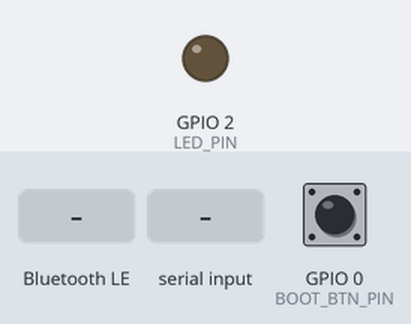
This sketch was run on a simulated ESP32. Parts: output pins drawn as LEDs (lit = HIGH). The inputs (shaded band) are chosen by the test bench; at power-on: GPIO 0 (BOOT_BTN_PIN) HIGH. Random numbers use the default seed unless the sketch sets one; nothing arrives over Bluetooth unless stated; a phone connects over Bluetooth LE 3 s after start; what the sketch prints to the serial monitor is not drawn.

Above: at 1.2 s.
1.3 s: GPIO 0 (BOOT_BTN_PIN) pulled LOW for 0.15 s
At 3.4 s:
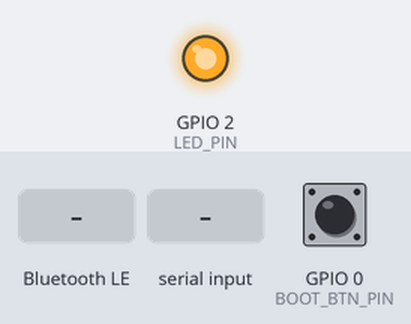
4.4 s: Bluetooth LE write "C,100,3000" received
5.9 s: "a\n" received over Serial
7.4 s: "f\n" received over Serial
8.9 s: "?\n" received over Serial
Timing chart, 0 to 11.4 s (numbered marks = the images above; inputs shaded):
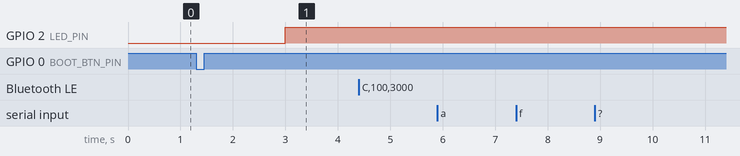

Measured:
- after the input at 4.4 s, every drawn part: stays the same
- after the input at 5.9 s, every drawn part: stays the same
- after the input at 7.4 s, every drawn part: stays the same
- after the input at 8.9 s, every drawn part: stays the same

The sketch:

SmartBottleBridge.ino
```cpp
/*
 * Smart Bottle — punte transparentă UART <-> BLE (Nordic UART Service)
 * Placă: ESP32 DevKit (Arduino core 2.x sau 3.x)
 *
 * Cablaj:  ESP32 GPIO16 (RX2) <- STM32 PC12 (UART5 TX)
 *          ESP32 GPIO17 (TX2) -> STM32 PD2  (UART5 RX)
 *          GND comun. Ambele pe 3.3 V: fără divizor de tensiune.
 *
 * Linii UART complete ("...\n") de la STM32 -> notificare BLE pe TX.
 * Scrieri BLE pe RX -> UART spre STM32, linie cu linie.
 * La conectare/deconectare trimite "S,1\n" / "S,0\n" spre STM32.
 *
 * Heartbeat (vezi PROTOCOL.md): aplicația trimite "P" la câteva secunde. ESP32 răspunde el însuși
 * cu "P,<uptime_s>,<sursa_ok>" (nu ajunge la STM32), unde sursa_ok = 1 dacă STM32 a trimis ceva
 * în ultimele SOURCE_TIMEOUT_MS. Dacă un client care a trimis deja "P" tace APP_TIMEOUT_MS,
 * conexiunea e considerată blocată: ESP32 o închide și reîncepe advertising-ul, ca aplicația să se
 * poată reconecta curat.
 *
 * Istoric: din citirile L,... ale STM32, ESP32 ține media pe fiecare 10 s din ultimele 10 minute (în RAM)
 * și o retrimite STM32-ului la fiecare pas ca G,<i>,<procent>, pentru graficul de pe LCD.
 * Supraviețuiește unei reporniri a STM32, nu și uneia a ESP32.
 *
 * MOCK_STM32 = 1: fără STM32. ESP32 generează singur citirile (MockStm32.h), ca să poți
 * testa BLE-ul și aplicația înainte de cablare. Citirea reală a senzorului rămâne pe STM32;
 * pune 0 când placa e legată și totul trece din nou prin UART, neschimbat.
 */
#include <BLEDevice.h>
#include <BLEServer.h>
#include <BLEUtils.h>
#include <BLE2902.h>

// 1 = simulează STM32 (fără placă legată)   0 = punte reală UART <-> BLE
#ifndef MOCK_STM32
#define MOCK_STM32    1
#endif

#define DEVICE_NAME   "SmartBottle"
#define SERVICE_UUID  "6E400001-B5A3-F393-E0A9-E50E24DCCA9E"
#define RX_UUID       "6E400002-B5A3-F393-E0A9-E50E24DCCA9E"   // telefon -> dispozitiv
#define TX_UUID       "6E400003-B5A3-F393-E0A9-E50E24DCCA9E"   // dispozitiv -> telefon

#define UART_RX_PIN   16
#define UART_TX_PIN   17
#define UART_BAUD     115200
#define LED_PIN       2        // LED-ul albastru de pe majoritatea DevKit-urilor
#define LINE_MAX      32
#define BOOT_BTN_PIN  0        // butonul BOOT; în modul mock = o înghițitură

#define SOURCE_TIMEOUT_MS  3000   // STM32 trimite o citire pe secundă
#define HEARTBEAT_MS       2000   // H,<uptime_s>,<aplicație> spre STM32, ca să știe că ESP32 trăiește
#define APP_ALIVE_MS       12000  // aplicația scrie cel puțin la 5 s (ping); 12 s fără nimic = nu răspunde
#define APP_TIMEOUT_MS     20000  // aplicația face ping la 5 s; 20 s fără nimic = conexiune blocată
#define HIST_POINTS        60     // un punct la 10 s, ultimele 10 min (la fel ca pe STM32)
#define HIST_STEP_MS       10000

static BLEServer *server = nullptr;
static BLECharacteristic *txChar = nullptr;
static volatile bool connected = false;
static bool wasConnected = false;

// Starea heartbeat-ului (scrisă și din callback-ul BLE, de aceea volatile)
static volatile uint32_t lastAppRx = 0;     // ultima scriere de la aplicație
static volatile bool appPings = false;      // clientul curent folosește heartbeat-ul
static volatile bool appBye = false;        // aplicația a trimis „B” (la revedere)
static uint32_t lastSourceRx = 0;           // ultima linie de la STM32 (sau mock)

static void notifyLine(const char *s, size_t n);

// Scrierile BLE sosesc pe task-ul stivei BLE; le procesăm în loop() prin coadă, linie cu linie.
static QueueHandle_t cmdQueue;
struct Cmd { char text[LINE_MAX]; };

#if MOCK_STM32
#include "MockStm32.h"
static void mockSink(const char *s, size_t n) {
  lastSourceRx = millis();
  notifyLine(s, n);
  Serial.write((const uint8_t *)s, n);      // ce ar fi trimis STM32, vizibil și pe USB
}
static MockStm32 mock(mockSink);
#else
static char lineBuf[LINE_MAX];
static size_t lineLen = 0;
static bool lineOverflow = false;
static int8_t hist[HIST_POINTS];           // procent 0..100, -1 = fără citiri; [59] = cel mai recent
#endif

class ServerCallbacks : public BLEServerCallbacks {
  void onConnect(BLEServer *) override { connected = true; appPings = false; appBye = false; lastAppRx = millis(); }
  void onDisconnect(BLEServer *) override { connected = false; }
};

class RxCallbacks : public BLECharacteristicCallbacks {
  void onWrite(BLECharacteristic *c) override {
    auto v = c->getValue();                 // std::string (core 2.x) sau String (core 3.x)
    size_t n = v.length();
    if (n == 0) return;
    lastAppRx = millis();
    // poate conține mai multe linii ("C,800,3000\nR\n"): le punem pe rând în coadă
    Cmd cmd; size_t len = 0;
    for (size_t i = 0; i <= n; i++) {
      char ch = i < n ? v.c_str()[i] : '\n';
      if (ch == '\r') continue;
      if (ch == '\n') {
        if (len) { cmd.text[len] = '\0'; xQueueSend(cmdQueue, &cmd, 0); }
        len = 0;
      } else if (len < LINE_MAX - 1) {
        cmd.text[len++] = ch;
      }
    }
  }
};

static void notifyLine(const char *s, size_t n) {
  if (!connected) return;                   // nimeni nu ascultă: aruncăm
  txChar->setValue((uint8_t *)s, n);
  txChar->notify();
}

// Răspunsul la ping, generat de ESP32 (nu trece pe la STM32).
static void sendPong() {
  bool sourceOk = lastSourceRx != 0 && millis() - lastSourceRx < SOURCE_TIMEOUT_MS;
  char buf[LINE_MAX];
  int n = snprintf(buf, sizeof buf, "P,%lu,%d\n", (unsigned long)(millis() / 1000), sourceOk ? 1 : 0);
  notifyLine(buf, (size_t)n);
}

// O linie de la aplicație: ping-ul îl tratăm aici, restul merge la STM32 (sau la mock).
static void handleAppLine(const char *line) {
  if (line[0] == 'B' && line[1] == '\0') {  // aplicația pleacă: închidem noi legătura,
    appBye = true;                          // altfel Windows o poate ține deschisă
    appPings = false;
    Serial.println("[app] la revedere, închid conexiunea");
    if (connected) server->disconnect(server->getConnId());
    return;
  }
  appBye = false;
  if (line[0] == 'P' && line[1] == '\0') {
    appPings = true;
    sendPong();
    return;
  }
#if MOCK_STM32
  mock.handleCommand(line);
#else
  Serial2.print(line);
  Serial2.write('\n');
  Serial.print("[app] ");                   // jurnal pe USB: ce trimite aplicația spre STM32
  Serial.println(line);
#endif
}

void setup() {
  pinMode(LED_PIN, OUTPUT);
  digitalWrite(LED_PIN, LOW);
  Serial.begin(115200);                     // debug pe USB
  cmdQueue = xQueueCreate(8, sizeof(Cmd));
#if MOCK_STM32
  pinMode(BOOT_BTN_PIN, INPUT_PULLUP);
  mock.begin();
#else
  Serial2.begin(UART_BAUD, SERIAL_8N1, UART_RX_PIN, UART_TX_PIN);
  memset(hist, -1, sizeof hist);
#endif

  BLEDevice::init(DEVICE_NAME);
  server = BLEDevice::createServer();
  server->setCallbacks(new ServerCallbacks());

  BLEService *svc = server->createService(SERVICE_UUID);
  txChar = svc->createCharacteristic(TX_UUID, BLECharacteristic::PROPERTY_NOTIFY);
  txChar->addDescriptor(new BLE2902());     // CCCD: permite clientului să activeze notificările

  BLECharacteristic *rxChar = svc->createCharacteristic(
      RX_UUID, BLECharacteristic::PROPERTY_WRITE | BLECharacteristic::PROPERTY_WRITE_NR);
  rxChar->setCallbacks(new RxCallbacks());
  svc->start();

  BLEAdvertising *adv = BLEDevice::getAdvertising();
  adv->addServiceUUID(SERVICE_UUID);        // necesar pentru filtrul din Web Bluetooth / ble-plx
  adv->setScanResponse(true);
  BLEDevice::startAdvertising();

#if MOCK_STM32
  Serial.println("SmartBottle MOCK pornit (fără STM32). Comenzi: d r l a ?");
#else
  Serial2.print("S,0\n");
  Serial.println("SmartBottle bridge pornit");
#endif
}

#if MOCK_STM32
static void mockLoop() {
  while (Serial.available()) {
    switch (Serial.read()) {
      case 'd': mock.startSip(); break;
      case 'r': mock.refill(); break;
      case 'l': mock.toggleLift(); break;
      case 'a': mock.toggleAuto(); break;
      case 'f': mock.toggleFreeze(); break;
      case '?': Serial.println("d = înghițitură, r = reumplere, l = ridică/pune sticla, a = auto on/off, f = îngheață/dezgheață sursa"); break;
      default: break;
    }
  }

  // BOOT: activ pe 0, cu debounce simplu
  static bool lastBtn = true;
  static uint32_t btnTs = 0;
  bool btn = digitalRead(BOOT_BTN_PIN);
  if (btn != lastBtn && millis() - btnTs > 50) {
    btnTs = millis();
    lastBtn = btn;
    if (!btn) mock.startSip();
  }
  mock.tick();
}
#else
// 0 = niciun client, 1 = client BLE care nu răspunde (nu mai scrie), 2 = aplicație activă
static int appState() {
  if (!connected || appBye) return 0;
  return millis() - lastAppRx < APP_ALIVE_MS ? 2 : 1;
}

// UART -> BLE, linie cu linie
// ---- Istoricul nivelului ----
static long minSumStable = 0, minSumAll = 0;
static int minCntStable = 0, minCntAll = 0;
static bool histSendNow = false;

// O citire de la STM32. Pasul de 10 s folosește citirile stabile; dacă n-a fost niciuna
// (sticla mișcată tot timpul), media tuturor.
static void histAddLine(const char *line) {
  long raw, pct, stable;
  if (sscanf(line, "L,%ld,%ld,%ld", &raw, &pct, &stable) != 3 || pct < 0 || pct > 100) return;
  minSumAll += pct; minCntAll++;
  if (stable) { minSumStable += pct; minCntStable++; }
}

static void histCloseStep() {
  memmove(hist, hist + 1, HIST_POINTS - 1);
  int v = minCntStable ? (int)(minSumStable / minCntStable) : minCntAll ? (int)(minSumAll / minCntAll) : -1;
  hist[HIST_POINTS - 1] = (int8_t)v;
  minSumStable = minSumAll = 0;
  minCntStable = minCntAll = 0;
  Serial.printf("[istoric] punct nou: %d%%\n", v);
}

// Toată seria spre STM32, rar și pe rând: STM32 are un buffer de recepție de 128 de octeți.
static void histSend() {
  char buf[16];
  for (int i = 0; i < HIST_POINTS; i++) {
    int n = snprintf(buf, sizeof buf, "G,%d,%d\n", i, hist[i]);
    Serial2.write((const uint8_t *)buf, n);
    delay(3);
  }
}

static void uartLoop() {
  while (Serial2.available()) {
    char c = (char)Serial2.read();
    if (c == '\n') {
      if (!lineOverflow && lineLen > 0) {
        // STM32 a tăcut: probabil a repornit și a pierdut graficul
        if (lastSourceRx != 0 && millis() - lastSourceRx > SOURCE_TIMEOUT_MS) histSendNow = true;
        lastSourceRx = millis();
        lineBuf[lineLen] = '\0';
        histAddLine(lineBuf);
        lineBuf[lineLen++] = '\n';
        notifyLine(lineBuf, lineLen);
        Serial.write((const uint8_t *)lineBuf, lineLen);
      }
      lineLen = 0;
      lineOverflow = false;
    } else if (!lineOverflow) {
      if (lineLen < LINE_MAX - 1) lineBuf[lineLen++] = c;
      else lineOverflow = true;             // linie prea lungă: aruncată
    }
  }
}

// Test fără telefon: ce scrii în monitorul serial USB (ex. "R", "C,100,3000") ajunge la STM32.
static void usbToUartLoop() {
  while (Serial.available()) {
    char c = (char)Serial.read();
    if (c == '\r') continue;
    Serial2.write(c);
  }
}
#endif

void loop() {
  Cmd cmd;
  while (xQueueReceive(cmdQueue, &cmd, 0) == pdTRUE) handleAppLine(cmd.text);

#if MOCK_STM32
  mockLoop();
#else
  uartLoop();
  usbToUartLoop();

  static uint32_t lastHeartbeat = 0;
  if (millis() - lastHeartbeat >= HEARTBEAT_MS) {
    lastHeartbeat = millis();
    char hb[24];
    int n = snprintf(hb, sizeof hb, "H,%lu,%d\n", (unsigned long)(millis() / 1000), appState());
    Serial2.write((const uint8_t *)hb, n);
  }

  static uint32_t lastHistStep = 0;
  if (millis() - lastHistStep >= HIST_STEP_MS) {
    lastHistStep = millis();
    histCloseStep();
    histSendNow = true;
  }
  if (histSendNow) {
    histSendNow = false;
    histSend();
  }
#endif

  // Conexiune blocată: clientul a folosit heartbeat-ul, apoi a tăcut. O închidem ca să
  // reînceapă advertising-ul și aplicația să se poată reconecta.
  if (connected && appPings && millis() - lastAppRx > APP_TIMEOUT_MS) {
    Serial.println("[heartbeat] aplicația nu mai răspunde, închid conexiunea");
    appPings = false;
    server->disconnect(server->getConnId());
  }

  // tranziții de conexiune (făcute aici, nu în callback, ca să nu blocăm stiva BLE)
  // onDisconnect nu vine mereu (ex. Windows ține legătura); numărul real de clienți decide
  if (connected && server->getConnectedCount() == 0) connected = false;

  if (connected != wasConnected) {
    wasConnected = connected;
    digitalWrite(LED_PIN, connected ? HIGH : LOW);
    handleAppLine(connected ? "S,1" : "S,0");
    if (!connected) {
      delay(300);                           // lasă stiva să elibereze conexiunea
      BLEDevice::startAdvertising();        // redevine vizibil pentru o nouă conectare
    }
  }
  delay(2);
}
```

MockStm32.h
```cpp
/*
 * MockStm32 — înlocuiește temporar placa STM32F429I-DISC1.
 *
 * Generează exact mesajele pe care le-ar trimite STM32 pe UART (vezi PROTOCOL.md):
 *   L,<raw>,<pct>,<stable>   o dată pe secundă
 *   A,C / E,C                răspuns la calibrare
 * și răspunde la comenzile aplicației (C,<gol>,<plin> și R).
 *
 * Folosit doar cu MOCK_STM32 = 1. Citirea reală a senzorului rămâne treaba STM32-ului;
 * când placa e legată, pui MOCK_STM32 = 0 și ESP32 redevine punte transparentă.
 *
 * Comenzi pe Serial Monitor (USB, 115200):
 *   d = înghițitură   r = reumplere   l = ridică / pune sticla la loc
 *   a = pornește / oprește înghițiturile automate
 *   f = îngheață / dezgheață „placa” (nu mai trimite nimic; testează heartbeat-ul)   ? = ajutor
 * Butonul BOOT (GPIO0) = înghițitură.
 */
#pragma once
#include <Arduino.h>

class MockStm32 {
public:
  // Aceleași valori ca în Demo-ul din aplicația web (senzor analogic, ADC 12 biți).
  static constexpr int RAW_EMPTY = 800;
  static constexpr int RAW_FULL  = 3000;
  static constexpr int STABLE_N  = 5;      // ca STABLE_COUNT din app_config.h
  static constexpr int STABLE_TOL = 15;    // ca STABLE_TOLERANCE

  typedef void (*LineSink)(const char *line, size_t len);

  explicit MockStm32(LineSink sink) : sink_(sink) {}

  void begin() {
    randomSeed(esp_random());
    calEmpty_ = RAW_EMPTY;
    calFull_  = RAW_FULL;
    level_ = 0.80f;
    nextAutoSip_ = millis() + 8000;
  }

  // Apelat din loop(). Emite o citire pe secundă.
  void tick() {
    if (frozen_) return;                      // „STM32 blocat”: nu mai trimite nimic
    uint32_t now = millis();
    if (autoSips_ && sipLeft_ == 0 && (int32_t)(now - nextAutoSip_) >= 0) {
      startSip();
      nextAutoSip_ = now + 20000 + random(0, 20000);
    }
    if ((int32_t)(now - nextReading_) >= 0) {
      nextReading_ = now + 1000;
      emitReading();
    }
  }

  // O linie de la aplicație (fără '\n'). Înlocuiește ce ar fi primit STM32 pe UART.
  void handleCommand(const char *line) {
    if (frozen_) return;
    if (line[0] == 'C' && line[1] == ',') {
      long e = 0, f = 0;
      if (sscanf(line + 2, "%ld,%ld", &e, &f) == 2 && e != f) {
        calEmpty_ = e; calFull_ = f;
        send("A,C");
      } else {
        send("E,C");
      }
    } else if (line[0] == 'R' && line[1] == '\0') {
      emitReading();
    } else if (line[0] == 'S' && line[1] == ',') {
      // stare conexiune: STM32 aprinde LD3; aici doar o afișăm
      Serial.printf("[mock] telefon %s\n", line[2] == '1' ? "conectat" : "deconectat");
    }
  }

  // Comenzi de la tastatură (Serial Monitor) și butonul BOOT.
  void startSip() {
    if (sipLeft_ == 0 && present_) { sipLeft_ = 3; Serial.println("[mock] înghițitură..."); }
  }
  void refill() { level_ = 0.95f; Serial.println("[mock] reumplere"); }
  void toggleLift() { present_ = !present_; Serial.printf("[mock] sticla %s\n", present_ ? "pusă la loc" : "ridicată"); }
  void toggleFreeze() { frozen_ = !frozen_; Serial.printf("[mock] sursa %s\n", frozen_ ? "înghețată (simulează STM32 blocat)" : "pornită"); }
  void toggleAuto() { autoSips_ = !autoSips_; Serial.printf("[mock] înghițituri automate: %s\n", autoSips_ ? "DA" : "NU"); }

private:
  void emitReading() {
    float noise = (random(-300, 301)) / 100.0f;            // ±3 unități: zgomot de repaus
    if (sipLeft_ > 0) {
      sipLeft_--;
      noise = random(-200, 201);                             // sticla e înclinată: citiri haotice
      if (sipLeft_ == 0) {
        level_ -= 0.06f + random(0, 80) / 1000.0f;           // 6–14% din capacitate
        if (level_ < 0.12f) refill();
      }
    }
    // Sticla ridicată de pe senzor: valoare sub „gol”, aplicația o raportează ca lipsă.
    float base = present_ ? RAW_EMPTY + (RAW_FULL - RAW_EMPTY) * level_ : RAW_EMPTY - 400;
    long raw = lroundf(base + noise);
    if (raw < 0) raw = 0;
    if (raw > 4095) raw = 4095;

    hist_[histPos_] = raw;
    histPos_ = (histPos_ + 1) % STABLE_N;
    if (histCount_ < STABLE_N) histCount_++;
    long mn = hist_[0], mx = hist_[0];
    for (int i = 1; i < histCount_; i++) { mn = min(mn, hist_[i]); mx = max(mx, hist_[i]); }
    bool stable = histCount_ == STABLE_N && (mx - mn) <= STABLE_TOL;

    long span = calFull_ - calEmpty_;
    long pct = span ? (raw - calEmpty_) * 100 / span : 0;
    pct = constrain(pct, 0, 100);

    char buf[32];
    snprintf(buf, sizeof buf, "L,%ld,%ld,%d", raw, pct, stable ? 1 : 0);
    send(buf);
  }

  void send(const char *s) {
    char buf[32];
    int n = snprintf(buf, sizeof buf, "%s\n", s);
    sink_(buf, (size_t)n);
  }

  LineSink sink_;
  long calEmpty_ = RAW_EMPTY, calFull_ = RAW_FULL;
  float level_ = 0.8f;
  int sipLeft_ = 0;
  bool present_ = true;
  bool autoSips_ = true;
  bool frozen_ = false;
  uint32_t nextReading_ = 0, nextAutoSip_ = 0;
  long hist_[STABLE_N] = {0};
  int histPos_ = 0, histCount_ = 0;
};
```
